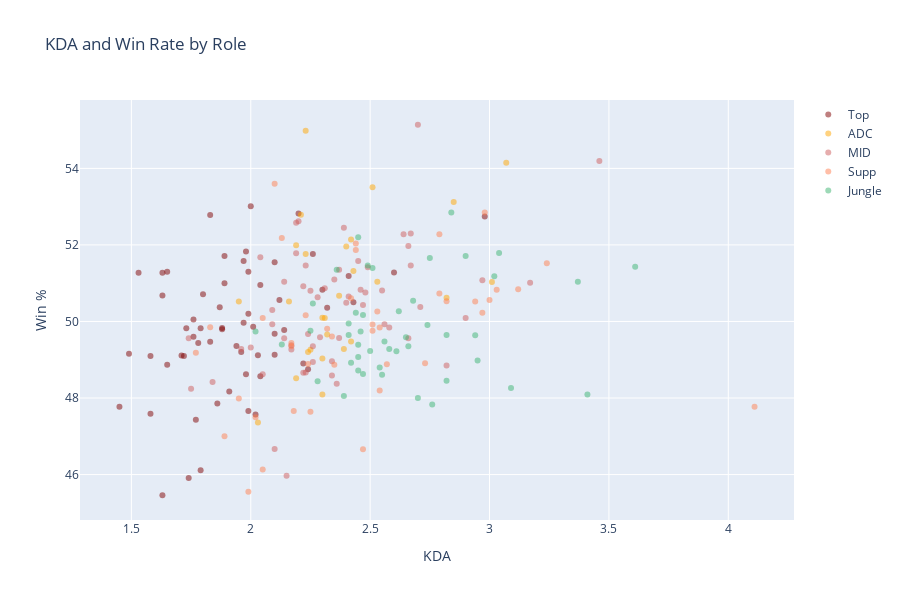

The code cell stored with this chart in its notebook:
### Code cell
fig = go.Figure()

fig.add_trace(go.Scatter(x=df_TOP['KDA'], y=df_TOP['Win %'], mode='markers',
                         marker=dict(color='maroon', opacity=0.5), name='Top'))
fig.add_trace(go.Scatter(x=df_ADC['KDA'], y=df_ADC['Win %'], mode='markers',
                         marker=dict(color='orange', opacity=0.5), name='ADC'))
fig.add_trace(go.Scatter(x=df_MID['KDA'], y=df_MID['Win %'], mode='markers',
                         marker=dict(color='indianred', opacity=0.5), name='MID'))
fig.add_trace(go.Scatter(x=df_SUPPORT['KDA'], y=df_SUPPORT['Win %'], mode='markers',
                         marker=dict(color='coral', opacity=0.5), name='Supp'))
fig.add_trace(go.Scatter(x=df_JUNGLE['KDA'], y=df_JUNGLE['Win %'], mode='markers',
                         marker=dict(color='mediumseagreen', opacity=0.5), name='Jungle'))

fig.update_layout(
    title='KDA and Win Rate by Role',
    xaxis_title="KDA",
    yaxis_title="Win %",
    showlegend=True,
    height=600,
    width=900,
)

fig.show()
